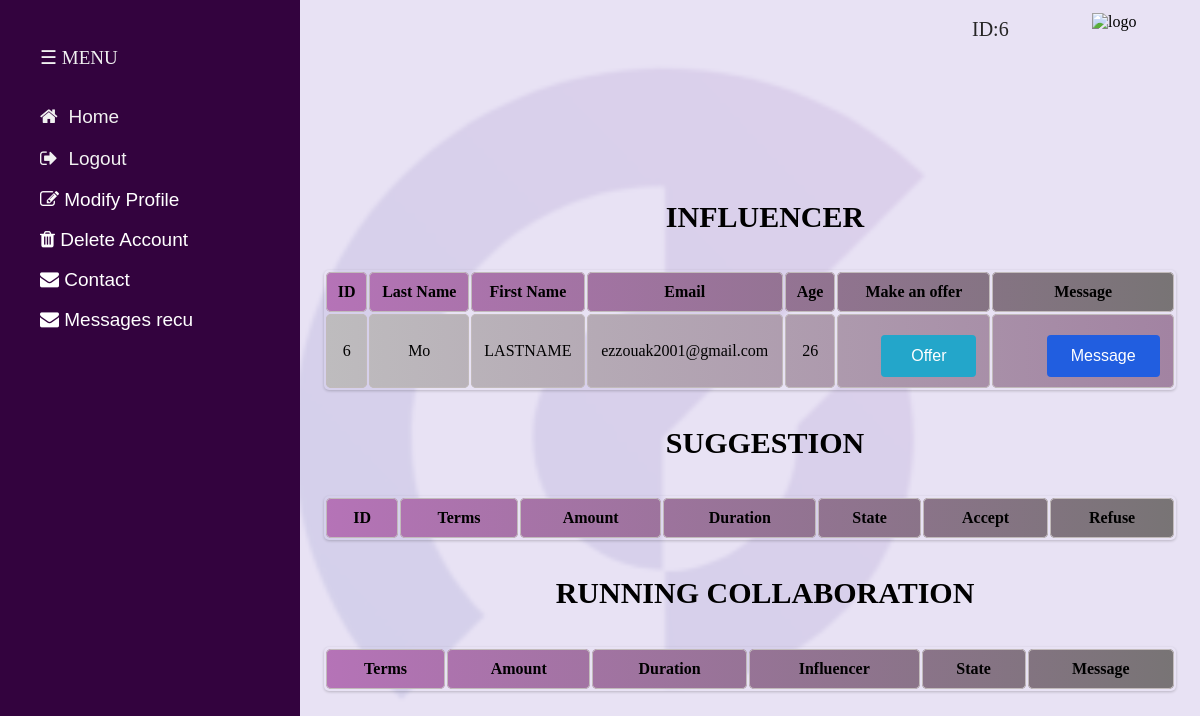
The page /entreprise.php (signed in) on the database as committed earlier.
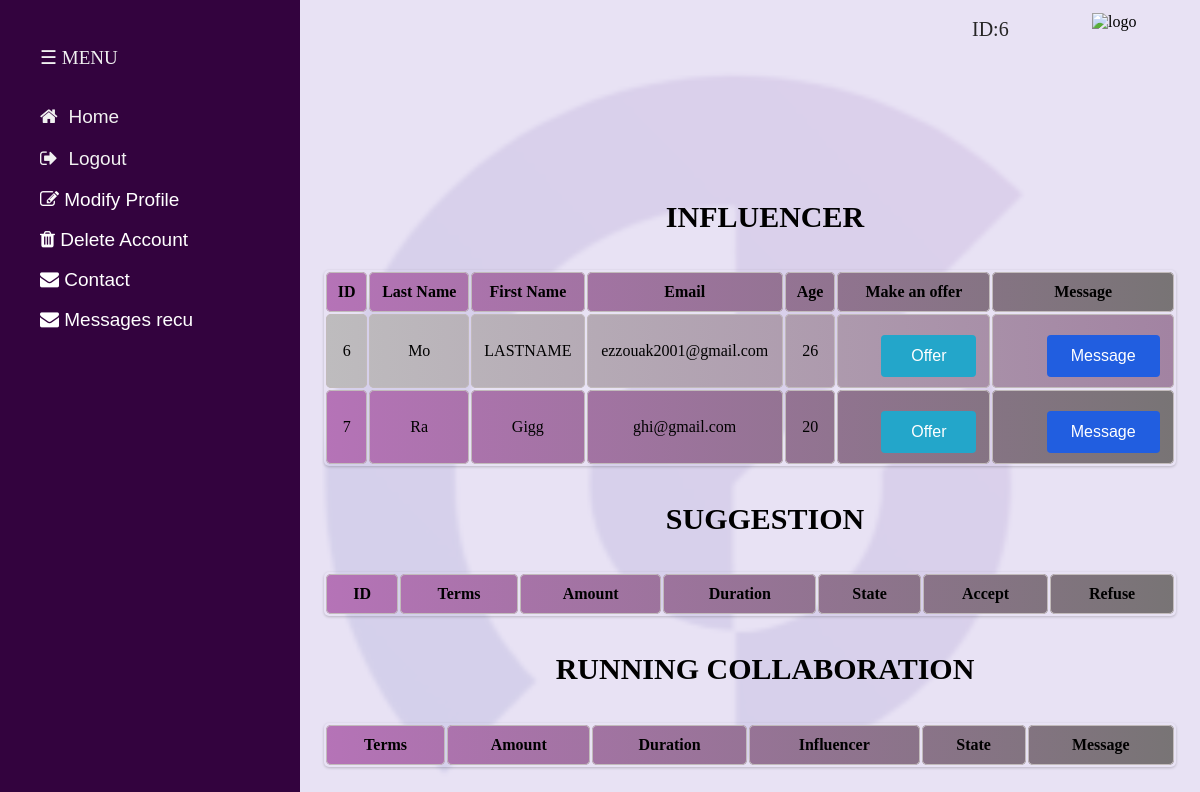
The same page on the database as committed later.
### tables this page shows
CREATE TABLE `influencer` (
  `id` int(6) UNSIGNED NOT NULL,
  `lastname` varchar(30) NOT NULL,
  `firstname` varchar(30) NOT NULL,
  `email` varchar(30) NOT NULL,
  `password` varchar(30) NOT NULL,
  `age` int(6) NOT NULL
);

### entreprise.php (the view, shortened to what this page needs)
<?php
    include 'database.php';
    if(!isset($_SESSION['email'])){
        header("Location: loogin.php");
        exit();
    }else{
        $id=$_SESSION['id'];
        $sql="SELECT * FROM entreprise WHERE id='$id'";
        $result=mysqli_query($conn,$sql);
        $row=mysqli_fetch_assoc($result);
        $name=$row['Name'];
        $logo='Upload/'.$row['logo'];
    }
?>
<!DOCTYPE html>
<html lang="en">
<head>
    <link rel="stylesheet" href="./css/entreprise.css">
    <link rel="stylesheet" href="https://cdnjs.cloudflare.com/ajax/libs/font-awesome/4.7.0/css/font-awesome.min.css">
</head>
<body>
<div class="col-div-6">
<div class="profile">
<img src="<?php echo $logo ?>" alt="logo" class="pro-img">
<p><?php echo $name;?><span>ID:<?php echo $_SESSION['id'] ?></span></p>
</div>
</div>
    <nav>
        <ul>
            <li>&#9776; MENU </li><br><br>
            <li><i class="fa fa-home"></i> <input type="button" value="Home"  onclick="window.location.href='Home.php'">
            </li><br>
            <li>
            <i class="fa fa-sign-out"></i>
                <input type="submit" value="Logout" onclick="window.location.href='logout.php'">
            </li><br>
            <li><a href="modifypfent.php"><i class="fa fa-pencil-square-o"></i> Modify Profile</a>
            </li><br>
            <li><a href="delete.php"><i class="fa fa-trash"></i> Delete Account</a>
            </li><br>
            <li>
            <a href="contact.php"><i class="fa fa-envelope"></i> Contact</a>
            </li><br>
            <li>
                <a href="messagerec.php"><i class="fa fa-envelope"></i> Messages recu</a>
            </li><br>
        </ul>
    </nav>
    <main>
    </main>
</body>
<div class="main">
<?php
include 'database.php';
echo "<h1 style='font-size:30px; padding: 16px;'><strong><center>INFLUENCER </center></strong></h1>";
$sql = "SELECT * FROM influencer";
$result = mysqli_query($conn, $sql);
echo "<table>";
echo "<tr><th>ID</th><th>Last Name</th><th>First Name</th><th>Email</th><th>Age</th><th>Make an offer</th><th>Message</th></tr>";
foreach ($result as $row) {
    echo "<tr>";
    echo "<td>" .$row['id'] . "</td>";
    echo "<td>".$row['lastname']."</td>";
    echo "<td>".$row['firstname']."</td>";
    echo "<td>".$row['email']."</td>";
    echo "<td>".$row['age']."</td>";
    echo "<td>";
    echo "<form method='post'>";
    echo "<button type='button' class='offer-btn'>Offer</button>";
    echo "</form>";
    echo "</td>";
    echo "<td>";
    echo "<form method='post'>";
    echo "<button type='submit' class='message-btn' name='message'>Message</button>";
    echo "</form>";
    echo "</td>";
    echo "</tr>";
}
echo "</table>";
echo "<h1><center>SUGGESTION</center></h1>";
echo "<table>";
echo "<tr><th>ID</th><th>Terms</th><th>Amount</th><th>Duration</th><th>State</th><th>Accept</th><th>Refuse</th></tr>";
echo "</table>";
echo "<h1><center>RUNNING COLLABORATION</center></h1>";
echo "<table>";
echo "<t>";
echo "<tr><th>Terms</th><th>Amount</th><th>Duration</th><th>Influencer</th><th>State</th><th>Message</th></tr>";
echo "</table>";
?>
</div>

Rows that differ between the two databases and show on the page:
added influencer: id "7", lastname "Ra", firstname "Gigg", email "ghi@gmail.com", age "20"
